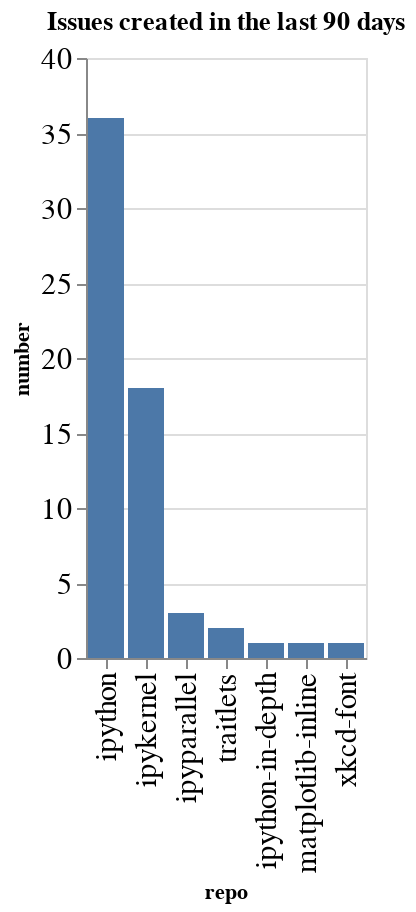

Notebook code for this chart:
### Code cell
created_counts = created.groupby(['org', 'repo']).count()['number'].reset_index()
created_counts['org/repo'] = created_counts.apply(lambda a: a['org'] + '/' + a['repo'], axis=1)
sorted_vals = created_counts.sort_values(['org', 'number'], ascending=False)['repo'].values
alt.Chart(data=created_counts, title=f"Issues created in the last {n_days} days").mark_bar().encode(
    x=alt.X('repo', sort=alt.Sort(sorted_vals.tolist())),
    y='number',
)

### Figure 1 — Vega-Lite specification as saved in the notebook (floating-point values rounded to 4 significant figures)
{"config": {"axisLeft": {"labelFontSize": 15}, "axisBottom": {"labelFontSize": 15}}, "data": {"name": "data-fb80602cc4e7a6fd2de43c125a906b3c"}, "mark": "bar", "encoding": {"x": {"type": "nominal", "field": "repo", "sort": ["ipython", "ipykernel", "ipyparallel", "traitlets", "ipython-in-depth", "matplotlib-inline", "xkcd-font"]}, "y": {"type": "quantitative", "field": "number"}}, "title": "Issues created in the last 90 days", "$schema": "https://vega.github.io/schema/vega-lite/v4.8.1.json", "datasets": {"data-fb80602cc4e7a6fd2de43c125a906b3c": [{"org": "ipython", "repo": "ipykernel", "number": 18, "org/repo": "ipython/ipykernel"}, {"org": "ipython", "repo": "ipyparallel", "number": 3, "org/repo": "ipython/ipyparallel"}, {"org": "ipython", "repo": "ipython", "number": 36, "org/repo": "ipython/ipython"}, {"org": "ipython", "repo": "ipython-in-depth", "number": 1, "org/repo": "ipython/ipython-in-depth"}, {"org": "ipython", "repo": "matplotlib-inline", "number": 1, "org/repo": "ipython/matplotlib-inline"}, {"org": "ipython", "repo": "traitlets", "number": 2, "org/repo": "ipython/traitlets"}, {"org": "ipython", "repo": "xkcd-font", "number": 1, "org/repo": "ipython/xkcd-font"}]}}
